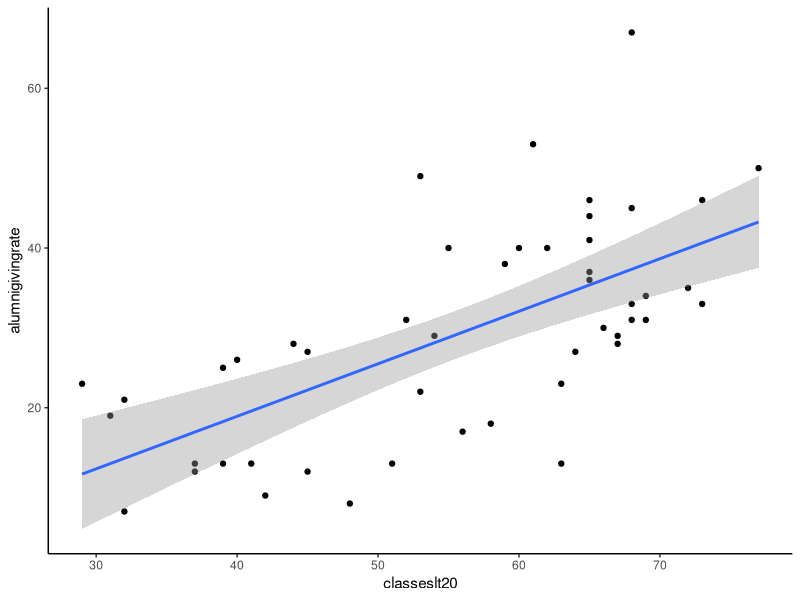
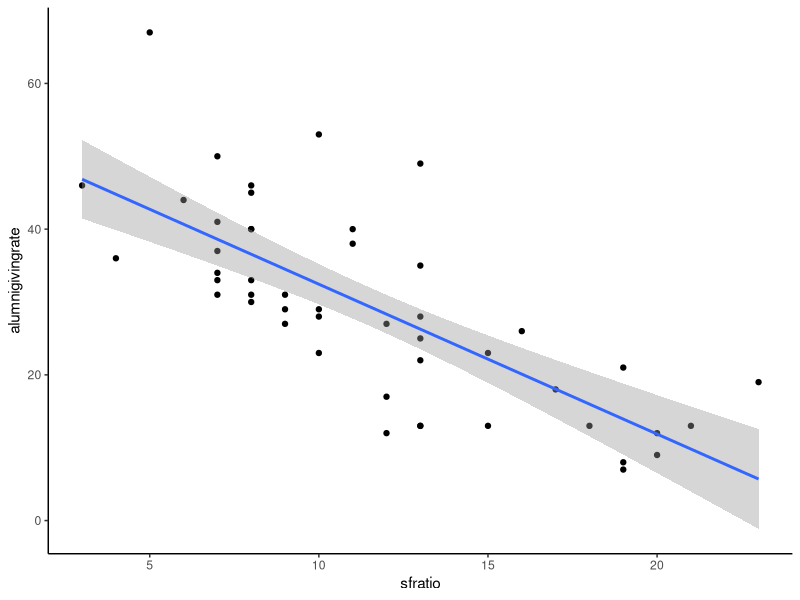

Generate these figures, in order, with R:
## ---- chunk 1
knitr::opts_chunk$set(echo = TRUE)
library(readr)
library(ggplot2)
library(tidyverse)
## ---- chunk 2
Alumni <- read_csv("../data/Alumni.csv")
## ---- chunk 3
ggplot(data = Alumni, aes(x =  classeslt20, y = alumnigivingrate)) +
  theme_classic() +
  geom_point() +
  geom_smooth(method = "lm") 

ggplot(data = Alumni, aes(x =  sfratio, y = alumnigivingrate)) +
  theme_classic() +
  geom_point() +
  geom_smooth(method = "lm") 
## ---- chunk 4
Alumni$school <- NULL
data_long <- gather(Alumni, factor_key=TRUE)
data_long %>% group_by(key) %>%
  summarise(mean= mean(value), sd= sd(value), max = max(value),min = min(value))
## ---- chunk 5
fit <- lm(alumnigivingrate~classeslt20, data = Alumni)
summary(fit)
## ---- chunk 6
fit <- lm(alumnigivingrate~sfratio, data = Alumni)
summary(fit)
## ---- chunk 7

